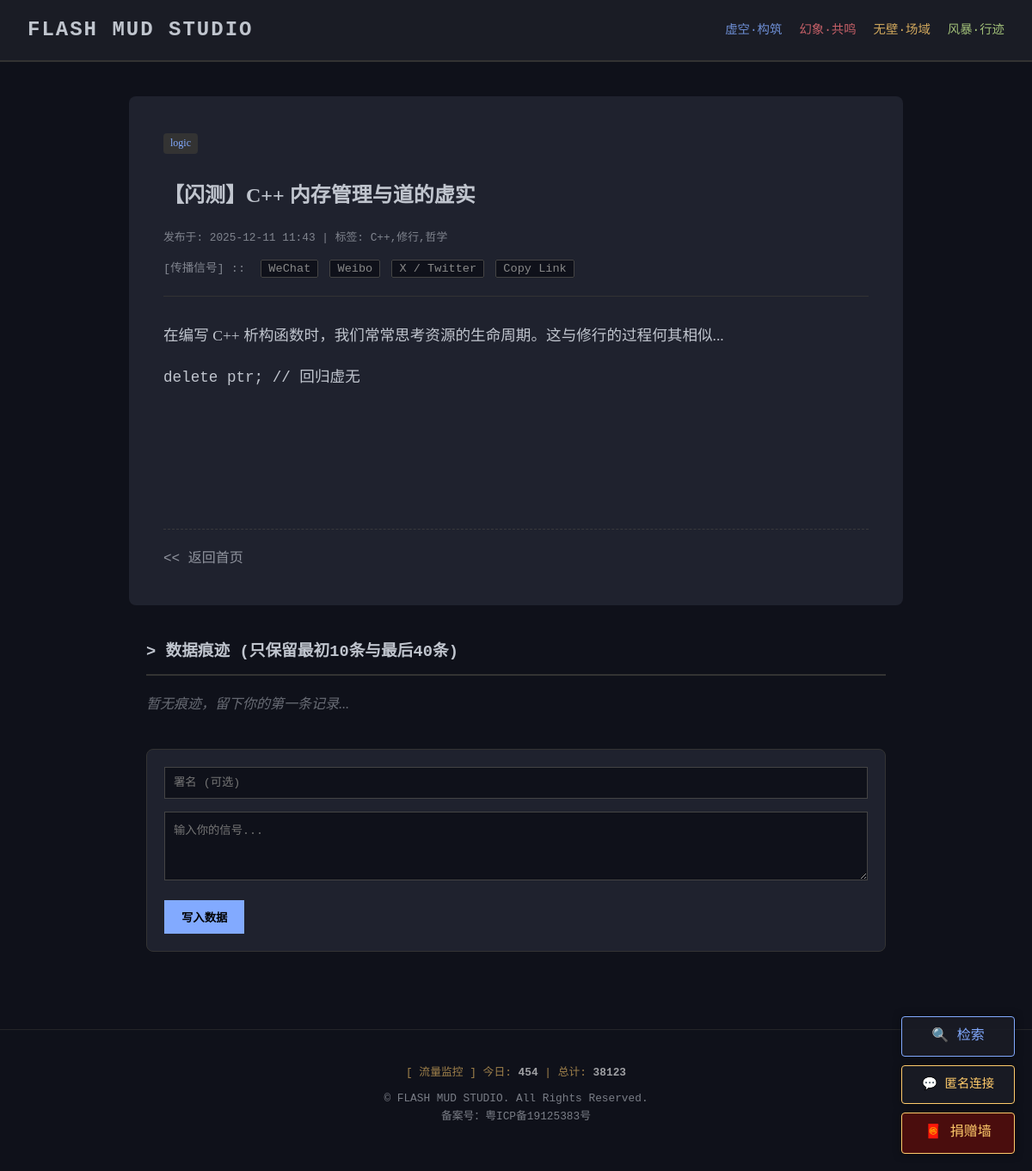
/post/1, run on the app's committed database.
### models.py (models this page shows)
class Post(db.Model):
    id = db.Column(db.Integer, primary_key=True)
    title = db.Column(db.String(100), nullable=False)
    category = db.Column(db.String(50))
    content = db.Column(db.Text)
    summary = db.Column(db.String(500))
    tags = db.Column(db.String(100))
    views = db.Column(db.Integer, default=0)
    created_at = db.Column(db.DateTime, default=datetime.now)
    comments = db.relationship('Comment', backref='post', lazy=True, cascade="all, delete-orphan")
    @property
    def css_class(self):
        mapping = {'logic': 'cat-logic', 'spirit': 'cat-spirit', 'senses': 'cat-senses', 'life': 'cat-life'}
        return mapping.get(self.category, '')

class VisitStats(db.Model):
    date = db.Column(db.String(20), primary_key=True)
    count = db.Column(db.Integer, default=0)

### app.py (the view, shortened to what this page needs)
@app.route('/post/<int:post_id>', methods=['GET', 'POST'])
def post_detail(post_id):
    post = Post.query.get_or_404(post_id)
    if request.method == 'GET':
        post.views = (post.views or 0) + 1
        db.session.commit()
    comments = Comment.query.filter_by(post_id=post.id).order_by(Comment.created_at.asc()).all()
    return render_template('post_html.html', post=post, comments=comments, title=post.title)

### app.py (called while the page is built)
@app.before_request
def track_visitor():
    if request.endpoint and 'static' not in request.endpoint and 'admin' not in request.endpoint and 'search' not in request.endpoint:
        today_str = datetime.now().strftime('%Y-%m-%d')
        try:
            stat = VisitStats.query.get(today_str)
            if not stat:
                stat = VisitStats(date=today_str, count=1)
                db.session.add(stat)
            else:
                stat.count += 1
            db.session.commit()
        except:
            db.session.rollback()

@app.context_processor
def inject_traffic_data():
    try:
        today_str = datetime.now().strftime('%Y-%m-%d')
        today_stat = VisitStats.query.get(today_str)
        daily = today_stat.count if today_stat else 0
        total = db.session.query(func.sum(VisitStats.count)).scalar() or 0
        return dict(daily_visits=daily, total_visits=total)
    except:
        return dict(daily_visits=0, total_visits=0)

### templates/post_html.html (shortened to what this page needs)
{% extends 'layout.html' %}
{% block content %}
<article class="post-content">
    <header class="post-header">
        <span class="tag {{ post.css_class }}" style="margin-bottom: 10px;">{{ post.category }}</span>
        <h1>{{ post.title }}</h1>
        <div class="meta tech-font">
            发布于: {{ post.created_at.strftime('%Y-%m-%d %H:%M') }} | 标签: {{ post.tags }}
        </div>
        <div class="share-bar tech-font">
            <span style="opacity:0.6; margin-right:10px;">[传播信号] ::</span>
            <a href="javascript:void(0)" onclick="shareTo('wechat')" class="share-btn">WeChat</a>
            <a href="javascript:void(0)" onclick="shareTo('weibo')" class="share-btn">Weibo</a>
            <a href="javascript:void(0)" onclick="shareTo('twitter')" class="share-btn">X / Twitter</a>
            <a href="javascript:void(0)" onclick="copyLink()" class="share-btn">Copy Link</a>
        </div>
    </header>
    <div style="font-size: 1.1rem; min-height: 200px; line-height: 1.8;">
        {{ post.content | safe }}
    </div>
    <div style="margin-top: 40px; padding-top: 20px; border-top: 1px dashed #444; opacity: 0.7;">
        <a href="/" class="tech-font"><< 返回首页</a>
    </div>
</article>
<div class="comment-section">
    <h3 class="tech-font" style="border-bottom: 2px solid #333; padding-bottom: 10px; margin-bottom: 20px;">
        > 数据痕迹 (只保留最初10条与最后40条)
    </h3>
    <div class="comment-list">
        {% if comments %}
            {% for c in comments %}
                <div class="comment-item">
                    <div class="comment-meta tech-font">
                        <span class="c-user">[{{ c.nickname }}]</span>
                        <span class="c-time">{{ c.created_at.strftime('%Y-%m-%d %H:%M') }}</span>
                        <span class="c-id">#{{ loop.index }}</span>
                    </div>
                    <div class="comment-body">
                        {{ c.content }}
                    </div>
                </div>
                {% if loop.index == 10 and comments|length > 10 %}
                <div style="text-align:center; color:#555; margin: 20px 0; font-family: monospace;">
                    [ ... 时间的裂缝: 中间的数据已丢失 ... ]
                </div>
                {% endif %}
            {% endfor %}
        {% else %}
            <div style="opacity: 0.5; font-style: italic;">暂无痕迹，留下你的第一条记录...</div>
        {% endif %}
    </div>
    <form class="comment-form" method="POST" action="{{ url_for('post_detail', post_id=post.id) }}">
        <div class="form-group">
            <input type="text" name="nickname" placeholder="署名 (可选)" maxlength="20">
        </div>
        <div class="form-group">
            <textarea name="content" placeholder="输入你的信号..." required maxlength="500"></textarea>
        </div>
        <button type="submit">写入数据</button>
    </form>
</div>
{% endblock %}

### templates/layout.html (shortened to what this page needs)
<!DOCTYPE html>
<html lang="zh-CN">
<head>
    <link rel="stylesheet" href="{{ url_for('static', filename='style.css') }}">
</head>
<body>
    <nav>
        <div class="logo tech-font"><a href="/">FLASH MUD STUDIO</a></div>
        <div class="menu tech-font">
            <a href="/category/logic" class="menu-item cat-logic">虚空·构筑</a>
            <a href="/category/senses" class="menu-item cat-senses">幻象·共鸣</a>
            <a href="/category/spirit" class="menu-item cat-spirit">无壁·场域</a>
            <a href="/category/life" class="menu-item cat-life">风暴·行迹</a>
        </div>
    </nav>
    <div class="container">
        {% block content %}{% endblock %}
    </div>
    <div id="float-btns">
        <div id="search-btn" onclick="toggleSearch()">
            🔍 检索
        </div>
        <div id="chat-btn" onclick="toggleChat()">
            💬 匿名连接
        </div>
        <div id="donate-btn" onclick="toggleDonate()">
            🧧 捐赠墙
        </div>
    </div>
    <footer style="text-align:center; padding: 40px; margin-top: 50px; border-top: 1px solid #333; opacity: 0.6; font-size: 0.8rem;">
        <div class="tech-font" style="margin-bottom: 10px; color: var(--accent-spirit);">
            [ 流量监控 ] 今日: <span style="color:white; font-weight:bold;">{{ daily_visits }}</span>
            | 总计: <span style="color:white; font-weight:bold;">{{ total_visits }}</span>
        </div>
        <p class="tech-font" style="margin-top:10px;">&copy; FLASH MUD STUDIO. All Rights Reserved.<br />备案号：粤ICP备19125383号</p>
    </footer>
</body>
</html>

### static/style.css (style rules this page uses)
:root { --bg-color: #0f111a; --text-color: #c0c5ce; --accent-logic: #82aaff; --accent-spirit: #ffcb6b; --accent-life: #c3e88d; --accent-senses: #f07178; --nav-bg: #1a1c25; }
body { background-color: var(--bg-color); color: var(--text-color); font-family: 'Georgia', serif; margin: 0; line-height: 1.6; overflow-x: hidden; }
code, pre, .tech-font { font-family: 'Consolas', 'Monaco', monospace; }
a { text-decoration: none; color: inherit; transition: 0.3s; }
nav { background: var(--nav-bg); padding: 1rem 2rem; display: flex; justify-content: space-between; align-items: center; border-bottom: 2px solid #333; flex-wrap: wrap; }
.logo { font-size: 1.5rem; font-weight: bold; letter-spacing: 2px; }
.menu { display: flex; gap: 20px; flex-wrap: wrap; }
.menu-item { font-size: 0.9rem; opacity: 0.8; }
.cat-logic { color: var(--accent-logic); }
.cat-spirit { color: var(--accent-spirit); }
.cat-senses { color: var(--accent-senses); }
.cat-life { color: var(--accent-life); }
.container { max-width: 900px; margin: 0 auto; padding: 40px 20px; }
.meta { font-size: 0.8rem; opacity: 0.6; margin-bottom: 10px; display: block; }
.tag { display: inline-block; padding: 2px 8px; border-radius: 4px; font-size: 0.75rem; background: #333; margin-right: 5px; }
.post-content { background: #1f222e; padding: 40px; border-radius: 8px; }
.post-header { margin-bottom: 30px; border-bottom: 1px solid #333; padding-bottom: 20px; }
.share-bar { margin-top: 15px; font-size: 0.85rem; }
.share-btn { border: 1px solid #444; padding: 2px 8px; margin-right: 5px; border-radius: 2px; background: #0f111a; color: #888; }
.comment-section { max-width: 900px; margin: 40px auto 0; padding: 0 20px; }
.comment-list { margin-bottom: 40px; }
.comment-form { background: #1f222e; padding: 20px; border-radius: 8px; border: 1px solid #333; }
.form-group { margin-bottom: 15px; }
.comment-form input, .comment-form textarea { width: 100%; background: #0f111a; border: 1px solid #444; color: white; padding: 10px; box-sizing: border-box; font-family: 'Consolas', monospace; outline: none; }
.comment-form textarea { height: 80px; resize: vertical; }
.comment-form button { background: var(--accent-logic); color: black; border: none; padding: 10px 20px; cursor: pointer; font-weight: bold; font-family: 'Consolas', monospace; }
#chat-btn { position: fixed; top: 110px; left: 20px; background: var(--nav-bg); border: 1px solid var(--accent-spirit); color: var(--accent-spirit); padding: 8px 15px; cursor: pointer; border-radius: 4px; z-index: 1000; font-family: 'Consolas', monospace; font-size: 0.9rem; box-shadow: 0 0 10px rgba(0,0,0,0.5); }
#float-btns { position: fixed; bottom: 20px; right: 20px; z-index: 1000; display: flex; flex-direction: column; gap: 10px; align-items: flex-end; }
#chat-btn, #search-btn { position: relative; top: auto; left: auto; bottom: auto; right: auto; background: rgba(26,28,37, 0.9); border: 1px solid var(--accent-spirit); color: var(--accent-spirit); padding: 10px 15px; cursor: pointer; border-radius: 4px; font-family: 'Consolas', monospace; box-shadow: 0 0 10px rgba(0,0,0,0.5); transition: 0.3s; text-align: center; min-width: 100px; }
#search-btn { border-color: var(--accent-logic); color: var(--accent-logic); }
#donate-btn { position: relative; background: #4a0d0d; border: 1px solid #ffcb6b; color: #ffcb6b; padding: 10px 15px; cursor: pointer; border-radius: 4px; font-family: 'Consolas', monospace; box-shadow: 0 0 10px rgba(0,0,0,0.5); transition: 0.3s; text-align: center; min-width: 100px; }

### data on the page
Post: category "logic", title "【闪测】C++ 内存管理与道的虚实", created_at "2025-12-11 11:43", tags "C++,修行,哲学", content "在编写 C++ 析构函数时，我们常常思考资源的生命周期。这与修行的过程何其相似... delete ptr; // 回归虚无"
VisitStats: count "454"

### other printed values
{{ total_visits }} "38123"
